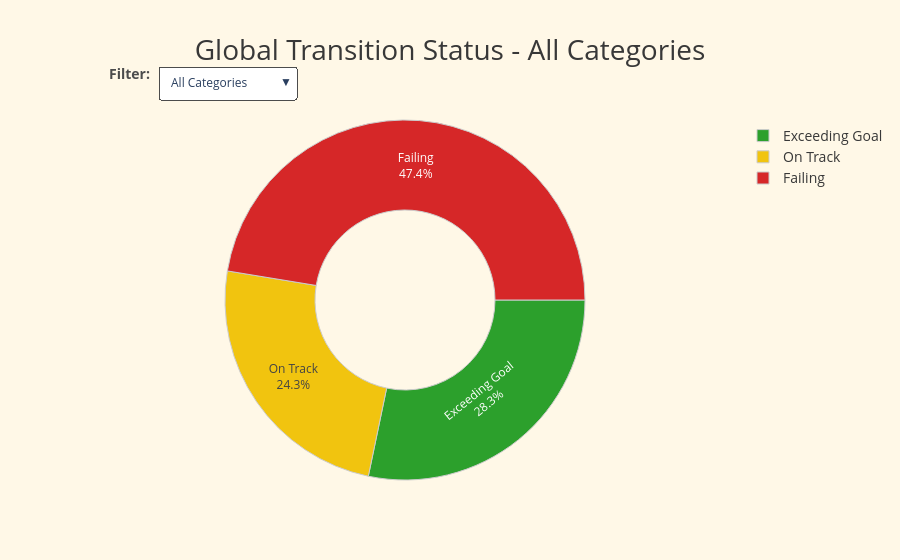

Here is the notebook cell this chart was saved with:
### Code cell
# =====================================================================
# 5. DONUT CHART (EUROPE STATUS) - UPDATED ORDER & STYLE
# =====================================================================
import plotly.graph_objects as go
import pandas as pd
import os

fig_donut = go.Figure()

# Define the logical order of transition status
target_order = ["Exceeding Goal", "On Track", "Failing"]

for cat in categories:
    dff = df_valid if cat == "All Categories" else df_valid[df_valid['source_cat'] == cat]
    counts = dff['judgement'].value_counts().reset_index()
    counts.columns = ['judgement', 'count']
    
    # FORCING THE ORDER
    counts['judgement'] = pd.Categorical(counts['judgement'], categories=target_order, ordered=True)
    counts = counts.sort_values('judgement')
    
    fig_donut.add_trace(go.Pie(
        labels=counts['judgement'],
        values=counts['count'],
        hole=0.5,
        marker=dict(
            colors=[color_map.get(j, "#000") for j in counts['judgement']], 
            line=dict(color='#cccccc', width=1)
        ),
        name=cat,
        visible=(cat == "All Categories"),
        textinfo='label+percent',
        sort=False,             # IMPORTANT: prevents Plotly from reordering based on size
        direction='clockwise',  # Sets clockwise direction
        rotation=90             # Starts the first slice at 12 o'clock
    ))

# Build update buttons for each category
buttons_donut = [
    dict(
        label=cat,
        method="update",
        args=[{"visible": [c == cat for c in categories]},
              {"title.text": f"Global Transition Status - {cat}"}]
    )
    for cat in categories
]

fig_donut.update_layout(
    title=dict(
        text="Global Transition Status - All Categories",
        x=0.5, xanchor="center",
        font=dict(size=28, color="#383838")
    ),
  
    paper_bgcolor="#FFF8E7",
    plot_bgcolor="#FFF8E7",
    
    legend=dict(
        orientation="v", 
        yanchor="top", y=1, 
        xanchor="left", x=1.02,
        font=dict(size=14, color="#383838")
    ),
    updatemenus=[dict(
        active=0, buttons=buttons_donut, 
        x=0.12, xanchor="left",
        y=1.15, yanchor="top",
        bgcolor="white", bordercolor="#4c4c4c", borderwidth=1
    )],
    annotations=[
        dict(
            text="<b>Filter:</b>",
            x=0.11, y=1.13,
            xref="paper", yref="paper",
            showarrow=False, xanchor="right", yanchor="middle",
            font=dict(size=14, color="#4c4c4c")
        )
    ],
    margin=dict(t=120)
)

# Show and Save
fig_donut.show()
fig_donut.write_html(os.path.join(output_dir, "23_europe_donut.html"))

### Figure 1 — Plotly figure (JSON) as saved in the notebook; plotly's stock layout.template omitted (floating-point values rounded to 4 significant figures)
{"data": [{"direction": "clockwise", "hole": 0.5, "labels": ["Exceeding Goal", "On Track", "Failing"], "marker": {"colors": ["#2ca02c", "#f1c40f", "#d62728"], "line": {"color": "#cccccc", "width": 1}}, "name": "All Categories", "rotation": 90, "sort": false, "textinfo": "label+percent", "type": "pie", "values": [93, 80, 156], "visible": true}, {"direction": "clockwise", "hole": 0.5, "labels": ["Exceeding Goal", "On Track", "Failing"], "marker": {"colors": ["#2ca02c", "#f1c40f", "#d62728"], "line": {"color": "#cccccc", "width": 1}}, "name": "Biofuel", "rotation": 90, "sort": false, "textinfo": "label+percent", "type": "pie", "values": [21, 7, 11], "visible": false}, {"direction": "clockwise", "hole": 0.5, "labels": ["Exceeding Goal", "On Track", "Failing"], "marker": {"colors": ["#2ca02c", "#f1c40f", "#d62728"], "line": {"color": "#cccccc", "width": 1}}, "name": "Coal", "rotation": 90, "sort": false, "textinfo": "label+percent", "type": "pie", "values": [8, 10, 12], "visible": false}, {"direction": "clockwise", "hole": 0.5, "labels": ["Exceeding Goal", "On Track", "Failing"], "marker": {"colors": ["#2ca02c", "#f1c40f", "#d62728"], "line": {"color": "#cccccc", "width": 1}}, "name": "Hydro", "rotation": 90, "sort": false, "textinfo": "label+percent", "type": "pie", "values": [11, 23, 17], "visible": false}, {"direction": "clockwise", "hole": 0.5, "labels": ["Exceeding Goal", "On Track", "Failing"], "marker": {"colors": ["#2ca02c", "#f1c40f", "#d62728"], "line": {"color": "#cccccc", "width": 1}}, "name": "Natural Gas", "rotation": 90, "sort": false, "textinfo": "label+percent", "type": "pie", "values": [14, 3, 21], "visible": false}, {"direction": "clockwise", "hole": 0.5, "labels": ["Exceeding Goal", "On Track", "Failing"], "marker": {"colors": ["#2ca02c", "#f1c40f", "#d62728"], "line": {"color": "#cccccc", "width": 1}}, "name": "Nuclear", "rotation": 90, "sort": false, "textinfo": "label+percent", "type": "pie", "values": [8, 18, 8], "visible": false}, {"direction": "clockwise", "hole": 0.5, "labels": ["Exceeding Goal", "On Track", "Failing"], "marker": {"colors": ["#2ca02c", "#f1c40f", "#d62728"], "line": {"color": "#cccccc", "width": 1}}, "name": "Solar", "rotation": 90, "sort": false, "textinfo": "label+percent", "type": "pie", "values": [21, 11, 22], "visible": false}, {"direction": "clockwise", "hole": 0.5, "labels": ["Exceeding Goal", "On Track", "Failing"], "marker": {"colors": ["#2ca02c", "#f1c40f", "#d62728"], "line": {"color": "#cccccc", "width": 1}}, "name": "Total Fossil", "rotation": 90, "sort": false, "textinfo": "label+percent", "type": "pie", "values": [1, 1, 9], "visible": false}, {"direction": "clockwise", "hole": 0.5, "labels": ["Exceeding Goal", "On Track", "Failing"], "marker": {"colors": ["#2ca02c", "#f1c40f", "#d62728"], "line": {"color": "#cccccc", "width": 1}}, "name": "Total Renewables", "rotation": 90, "sort": false, "textinfo": "label+percent", "type": "pie", "values": [5, 2, 11], "visible": false}, {"direction": "clockwise", "hole": 0.5, "labels": ["Exceeding Goal", "On Track", "Failing"], "marker": {"colors": ["#2ca02c", "#f1c40f", "#d62728"], "line": {"color": "#cccccc", "width": 1}}, "name": "Wind", "rotation": 90, "sort": false, "textinfo": "label+percent", "type": "pie", "values": [4, 5, 45], "visible": false}], "layout": {"annotations": [{"font": {"color": "#4c4c4c", "size": 14}, "showarrow": false, "text": "<b>Filter:</b>", "x": 0.11, "xanchor": "right", "xref": "paper", "y": 1.13, "yanchor": "middle", "yref": "paper"}], "legend": {"font": {"color": "#383838", "size": 14}, "orientation": "v", "x": 1.02, "xanchor": "left", "y": 1, "yanchor": "top"}, "margin": {"t": 120}, "paper_bgcolor": "#FFF8E7", "plot_bgcolor": "#FFF8E7", "title": {"font": {"color": "#383838", "size": 28}, "text": "Global Transition Status - All Categories", "x": 0.5, "xanchor": "center"}, "updatemenus": [{"active": 0, "bgcolor": "white", "bordercolor": "#4c4c4c", "borderwidth": 1, "buttons": [{"args": [{"visible": [true, false, false, false, false, false, false, false, false, false]}, {"title.text": "Global Transition Status - All Categories"}], "label": "All Categories", "method": "update"}, {"args": [{"visible": [false, true, false, false, false, false, false, false, false, false]}, {"title.text": "Global Transition Status - Biofuel"}], "label": "Biofuel", "method": "update"}, {"args": [{"visible": [false, false, true, false, false, false, false, false, false, false]}, {"title.text": "Global Transition Status - Coal"}], "label": "Coal", "method": "update"}, {"args": [{"visible": [false, false, false, true, false, false, false, false, false, false]}, {"title.text": "Global Transition Status - Hydro"}], "label": "Hydro", "method": "update"}, {"args": [{"visible": [false, false, false, false, true, false, false, false, false, false]}, {"title.text": "Global Transition Status - Natural Gas"}], "label": "Natural Gas", "method": "update"}, {"args": [{"visible": [false, false, false, false, false, true, false, false, false, false]}, {"title.text": "Global Transition Status - Nuclear"}], "label": "Nuclear", "method": "update"}, {"args": [{"visible": [false, false, false, false, false, false, true, false, false, false]}, {"title.text": "Global Transition Status - Solar"}], "label": "Solar", "method": "update"}, {"args": [{"visible": [false, false, false, false, false, false, false, true, false, false]}, {"title.text": "Global Transition Status - Total Fossil"}], "label": "Total Fossil", "method": "update"}, {"args": [{"visible": [false, false, false, false, false, false, false, false, true, false]}, {"title.text": "Global Transition Status - Total Renewables"}], "label": "Total Renewables", "method": "update"}, {"args": [{"visible": [false, false, false, false, false, false, false, false, false, true]}, {"title.text": "Global Transition Status - Wind"}], "label": "Wind", "method": "update"}], "x": 0.12, "xanchor": "left", "y": 1.15, "yanchor": "top"}]}}
